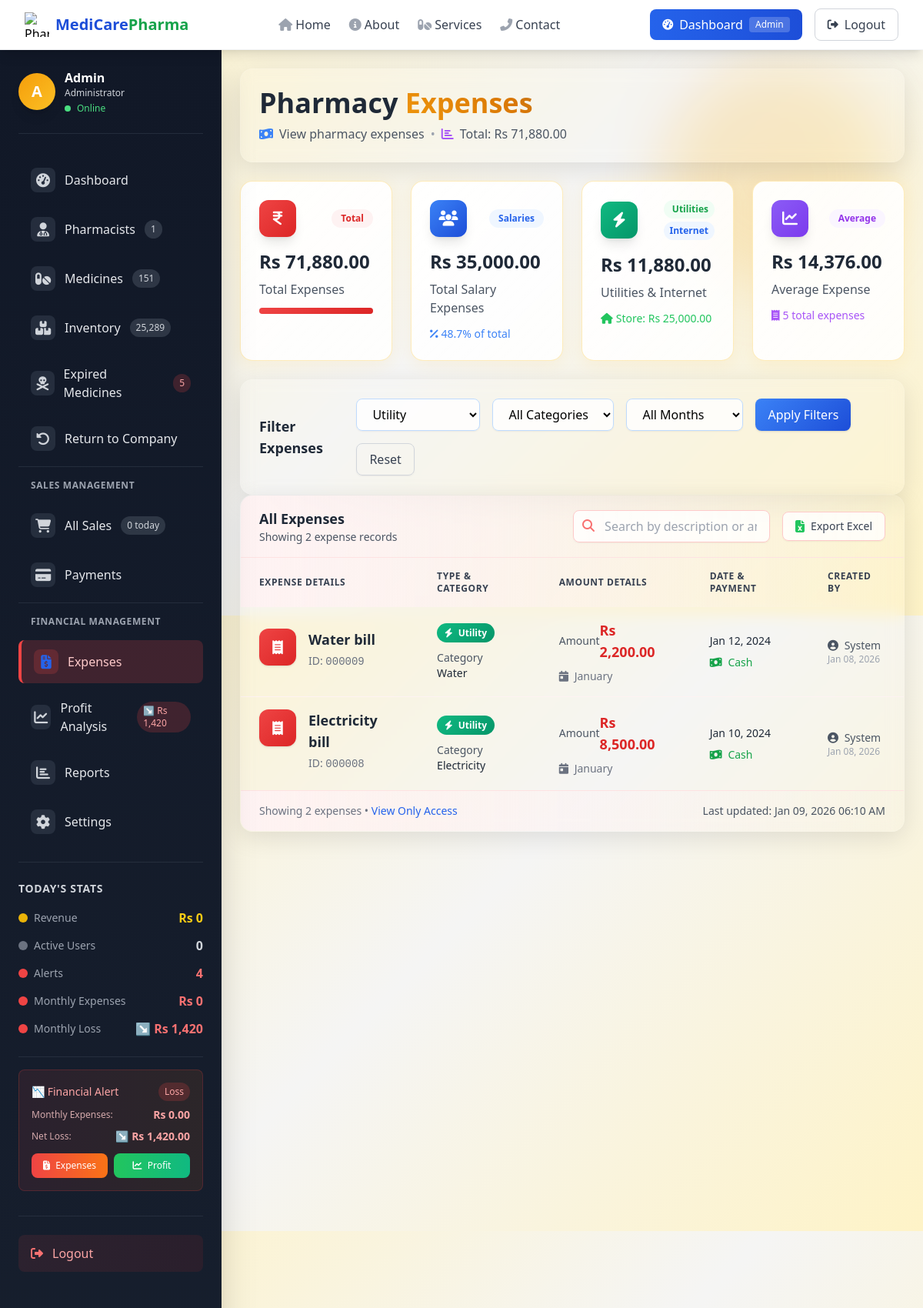
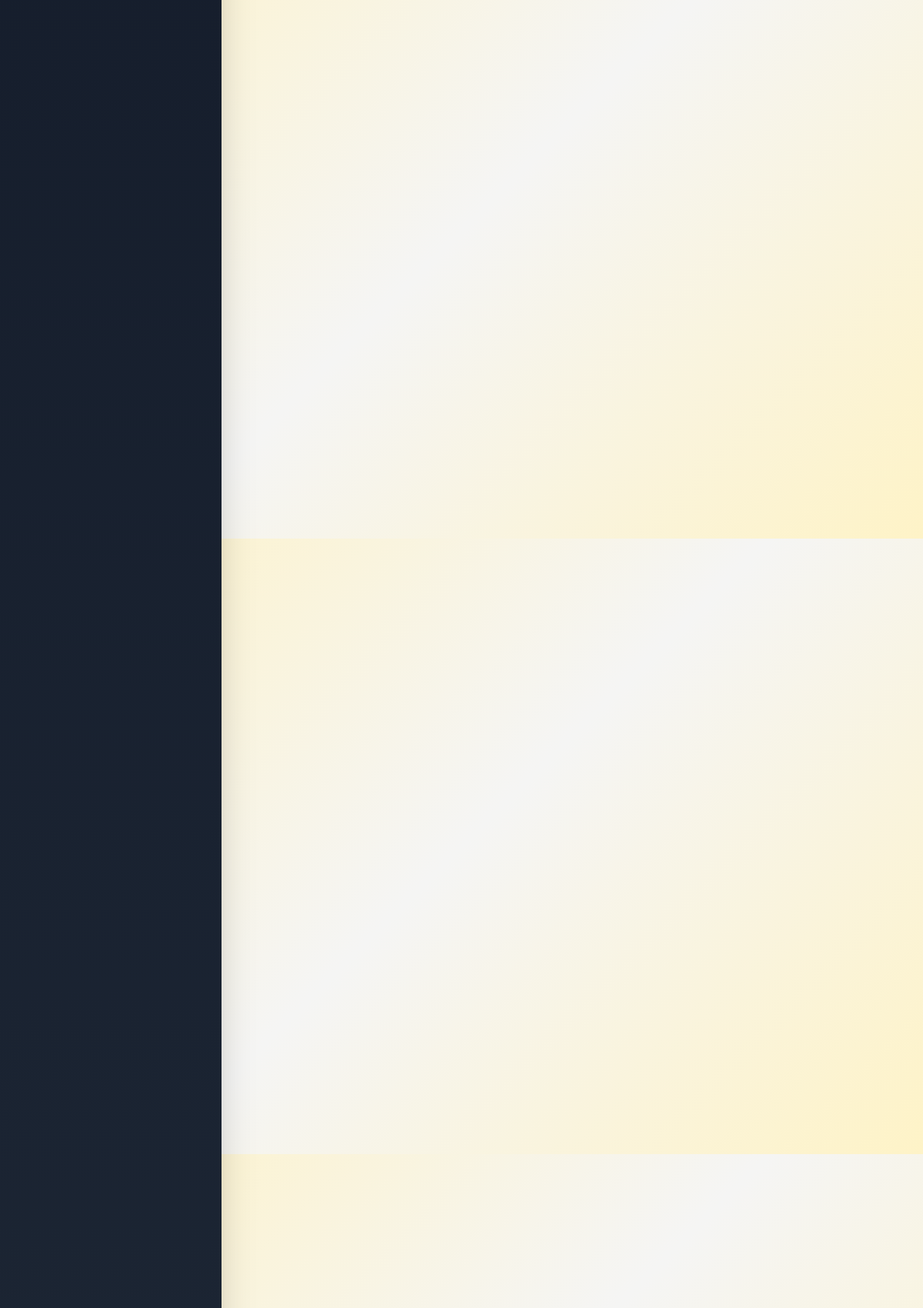
Screenshot of /admin/expenses.php?type=utility (signed in, upper part) with the database file from the repository (2 pictures, top to bottom).
### tables this page shows
CREATE TABLE `expenses` (
  `id` int(11) NOT NULL,
  `expense_type` enum('salary','utility','transport','store_expense','internet','other') NOT NULL,
  `description` varchar(255) NOT NULL,
  `amount` decimal(10,2) NOT NULL,
  `expense_date` date NOT NULL,
  `payment_method` enum('cash','online','cheque') DEFAULT 'cash',
  `category` varchar(100) NOT NULL,
  `created_by` int(11) DEFAULT NULL,
  `created_at` timestamp NOT NULL DEFAULT current_timestamp(),
  `updated_at` timestamp NOT NULL DEFAULT current_timestamp() ON UPDATE current_timestamp(),
  `receipt_image` varchar(255) DEFAULT NULL,
  `notes` text DEFAULT NULL
);

### admin/expenses.php (the view, shortened to what the rows shown need)
<?php
require_once "../config/db.php";
$can_edit = ($_SESSION['role'] === 'pharmacist');
$where_clause = "1=1";
if (isset($_GET['type']) && $_GET['type'] !== 'all') {
    $type = mysqli_real_escape_string($conn, $_GET['type']);
    $where_clause .= " AND expense_type = '$type'";
}
$query = "SELECT e.*, u.name as created_by_name
          FROM expenses e
          LEFT JOIN users u ON e.created_by = u.id
          WHERE $where_clause
          ORDER BY expense_date DESC";
$result = mysqli_query($conn, $query);
$total_expenses = mysqli_num_rows($result);
?>
<!DOCTYPE html>
<html lang="en">
<head>
    <script src="https://cdn.tailwindcss.com"></script>
    <link rel="stylesheet" href="https://cdnjs.cloudflare.com/ajax/libs/font-awesome/6.4.0/css/all.min.css">
    <link rel="stylesheet" href="https://cdn.jsdelivr.net/npm/flatpickr/dist/flatpickr.min.css">
</head>
<body class="min-h-screen overflow-x-hidden">
    <?php include "../includes/navbar.php"; ?>
    <div class="flex">
        <main class="flex-1 overflow-hidden">
            <div class="glass-card mx-6 mt-6 rounded-2xl p-6 animate-fade-in-up">
                <div class="flex flex-col lg:flex-row lg:items-center justify-between">
                    <div>
                        <h1 class="text-3xl lg:text-4xl font-bold text-gray-800 mb-2">
                            Pharmacy <span class="gradient-text">Expenses</span>
                        </h1>
                    </div>
                </div>
            </div>
            <div class="glass-card mx-6 rounded-2xl overflow-hidden animate-fade-in-up" style="animation-delay: 0.6s">
                <div class="overflow-x-auto custom-scrollbar max-h-[600px]">
                    <table class="w-full">
                        <thead class="sticky top-0 z-10">
                            <tr class="bg-gradient-to-r from-red-50 to-red-25">
                                <th class="px-6 py-4 text-left text-xs font-semibold text-gray-700 uppercase tracking-wider">
                                    Expense Details
                                </th>
                                <th class="px-6 py-4 text-left text-xs font-semibold text-gray-700 uppercase tracking-wider">
                                    Type & Category
                                </th>
                                <th class="px-6 py-4 text-left text-xs font-semibold text-gray-700 uppercase tracking-wider">
                                    Amount Details
                                </th>
                                <th class="px-6 py-4 text-left text-xs font-semibold text-gray-700 uppercase tracking-wider">
                                    Date & Payment
                                </th>
                                <th class="px-6 py-4 text-left text-xs font-semibold text-gray-700 uppercase tracking-wider">
                                    <?php echo $can_edit ? 'Actions' : 'Created By'; ?>
                                </th>
                            </tr>
                        </thead>
                        <tbody class="divide-y divide-red-50">
                            <?php if ($total_expenses > 0): ?>
                                <?php while ($row = mysqli_fetch_assoc($result)):
                                    $expense_date = new DateTime($row['expense_date']);
                                    $badge_class = 'badge-' . $row['expense_type'];
                                ?>
                                    <tr class="table-row hover:bg-red-25 transition-colors" id="expense-row-<?php echo $row['id']; ?>">
                                        <td class="px-6 py-4">
                                            <div class="flex items-start space-x-4">
                                                <div class="w-12 h-12 rounded-xl gradient-red flex items-center justify-center text-white font-semibold shadow flex-shrink-0">
                                                    <i class="fas fa-receipt text-lg"></i>
                                                </div>
                                                <div class="flex-1 min-w-0">
                                                    <h4 class="font-semibold text-gray-800 text-lg mb-1">
                                                        <?php echo htmlspecialchars($row['description']); ?>
                                                    </h4>
                                                    <p class="text-sm text-gray-500 mb-2">
                                                        ID: <span class="font-mono"><?php echo str_pad($row['id'], 6, '0', STR_PAD_LEFT); ?></span>
                                                    </p>
                                                </div>
                                            </div>
                                        </td>
                                        <td class="px-6 py-4">
                                            <div class="space-y-3">
                                                <span class="<?php echo $badge_class; ?>">
                                                    <i class="fas
                                                        <?php
                                                        switch ($row['expense_type']) {
                                                            case 'utility':
                                                                echo 'fa-bolt';
                                                                break;
                                                        }
                                                        ?>
                                                        mr-1 text-xs">
                                                    </i>
                                                    <?php echo ucfirst(str_replace('_', ' ', $row['expense_type'])); ?>
                                                </span>
                                                <div>
                                                    <p class="text-sm text-gray-600">Category</p>
                                                    <p class="text-sm font-medium text-gray-800"><?php echo htmlspecialchars($row['category']); ?></p>
                                                </div>
                                            </div>
                                        </td>
                                        <td class="px-6 py-4">
                                            <div class="space-y-2">
                                                <div class="flex items-center justify-between">
                                                    <span class="text-sm text-gray-600">Amount</span>
                                                    <span class="text-lg font-bold text-red-600">
                                                        Rs <?php echo number_format($row['amount'], 2); ?>
                                                    </span>
                                                </div>
                                                <div class="text-sm text-gray-500">
                                                    <i class="fas fa-calendar-day mr-1"></i>
                                                    <?php echo $expense_date->format('F'); ?>
                                                </div>
                                            </div>
                                        </td>
                                        <td class="px-6 py-4">
                                            <div class="space-y-2">
                                                <div class="text-sm font-medium text-gray-800">
                                                    <?php echo $expense_date->format('M d, Y'); ?>
                                                </div>
                                                <div class="flex items-center space-x-2 text-sm <?php echo $row['payment_method'] === 'cash' ? 'text-green-600' : 'text-blue-600'; ?>">
                                                    <i class="fas
                                                        <?php
                                                        switch ($row['payment_method']) {
                                                            case 'cash':
                                                                echo 'fa-money-bill-wave';
                                                                break;
                                                        }
                                                        ?>">
                                                    </i>
                                                    <span><?php echo ucfirst($row['payment_method']); ?></span>
                                                </div>
                                            </div>
                                        </td>
                                        <td class="px-6 py-4">
                                            <?php if ($can_edit): ?>
                                                <div class="flex flex-col space-y-2">
                                                    <button onclick="showViewModal(<?php echo $row['id']; ?>)"
                                                        class="inline-flex items-center justify-center space-x-2 px-4 py-2 bg-blue-50 text-blue-600 rounded-lg hover:bg-blue-100 transition-colors group shadow-sm">
                                                        <i class="fas fa-eye text-sm"></i>
                                                        <span class="text-sm font-medium">View</span>
                                                    </button>
                                                    <div class="flex space-x-2">
                                                        <button onclick="showEditModal(<?php echo $row['id']; ?>)"
                                                            class="flex-1 inline-flex items-center justify-center space-x-1 px-3 py-2 bg-yellow-50 text-yellow-600 rounded-lg hover:bg-yellow-100 transition-colors group shadow-sm">
                                                            <i class="fas fa-edit text-xs"></i>
                                                            <span class="text-xs font-medium">Edit</span>
                                                        </button>
                                                        <button onclick="showDeleteModal(<?php echo $row['id']; ?>, '<?php echo addslashes($row['description']); ?>')"
                                                            class="flex-1 inline-flex items-center justify-center space-x-1 px-3 py-2 bg-red-50 text-red-600 rounded-lg hover:bg-red-100 transition-colors group shadow-sm">
                                                            <i class="fas fa-trash-alt text-xs"></i>
                                                            <span class="text-xs font-medium">Delete</span>
                                                        </button>
                                                    </div>
                                                </div>
                                            <?php else: ?>
                                                <div class="text-sm text-gray-600">
                                                    <i class="fas fa-user-circle mr-1"></i>
                                                    <?php echo htmlspecialchars($row['created_by_name'] ?: 'System'); ?>
                                                </div>
                                                <div class="text-xs text-gray-400">
                                                    <?php echo date('M d, Y', strtotime($row['created_at'])); ?>
                                                </div>
                                            <?php endif; ?>
                                        </td>
                                    </tr>
                                <?php endwhile; ?>
                            <?php endif; ?>
                        </tbody>
                    </table>
                </div>
            </div>
        </main>
    </div>
</body>
</html>

### rows the page displays
expenses: description "Water bill", id "000009", expense_type "Utility", category "Water", amount "2,200.00", expense_date "January", expense_date "Jan 12, 2024", payment_method "Cash", created_by_name "System", created_at "Jan 08, 2026"
expenses: description "Electricity bill", id "000008", expense_type "Utility", category "Electricity", amount "8,500.00", expense_date "January", expense_date "Jan 10, 2024", payment_method "Cash", created_by_name "System", created_at "Jan 08, 2026"

### other values shown
$name "Home"
$name "About"
$name "Services"
$name "Contact"
$userRole "Admin"
substr($_SESSION['name'], 0, 1) "A"
$_SESSION['name'] "Admin"
$pharmacists_count "1"
$medicines_count "151"
$stock_count "25,289"
$expired_count "5"
$sales_count "0"
abs($monthly_profit) "1,420"
$today_revenue "0"
$active_count "0"
